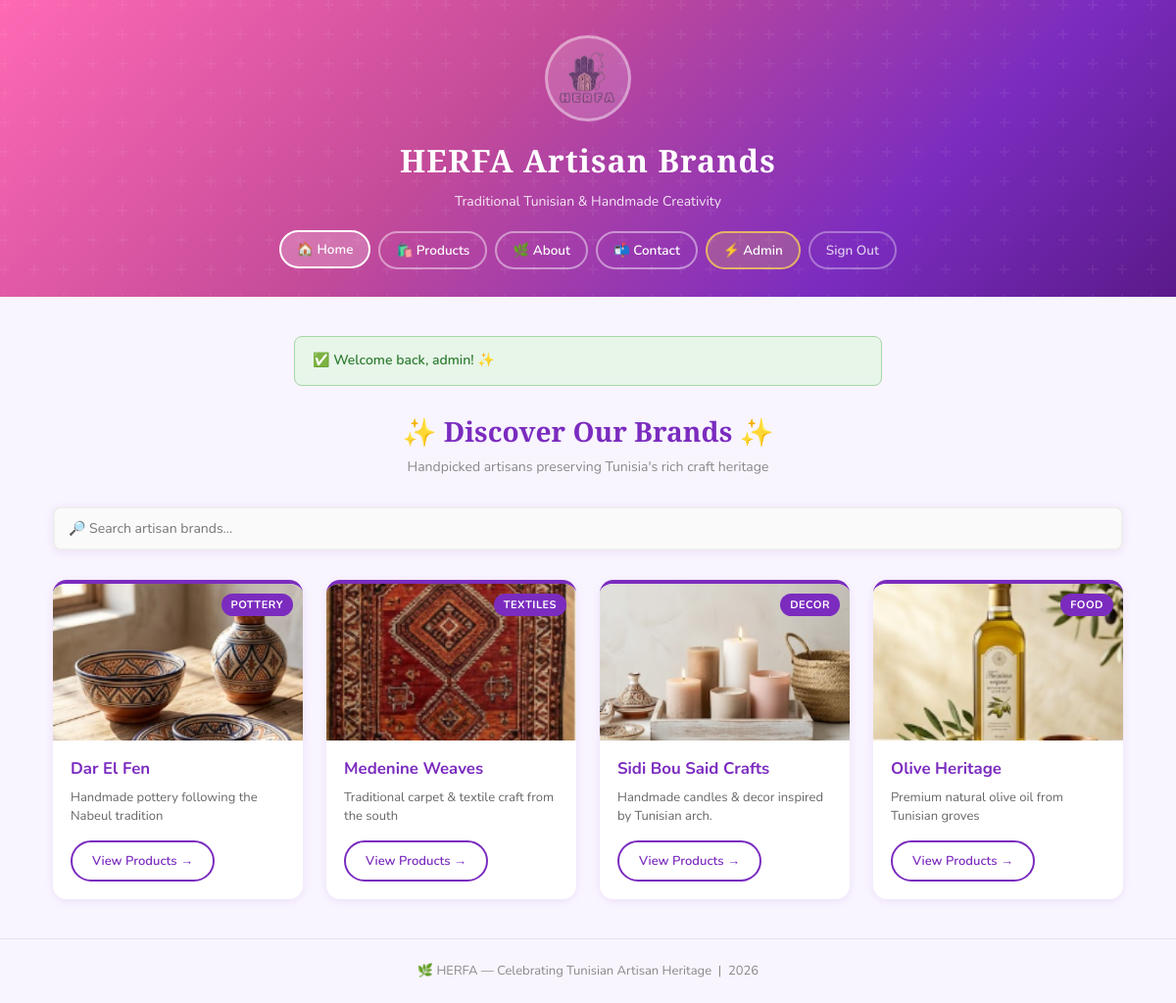
The page / (signed in) on the database its author committed.
### tables this page shows
CREATE TABLE IF NOT EXISTS brands (
    id INT AUTO_INCREMENT PRIMARY KEY,
    name VARCHAR(120) NOT NULL,
    category VARCHAR(80) NOT NULL,
    description TEXT,
    image VARCHAR(255),
    created_at DATETIME DEFAULT CURRENT_TIMESTAMP
);

### includes/auth.php (called while the page is built, shortened)
<?php
function isLoggedIn(): bool {
    return isset($_SESSION['user_id']);
}
function isAdmin(): bool {
    return isset($_SESSION['role']) && $_SESSION['role'] === 'admin';
}
function flashGet(string $key): string {
    $msg = $_SESSION['flash'][$key] ?? '';
    return $msg;
}

### index.php (the view, shortened to what this page needs)
<?php
require_once 'includes/auth.php';
$pdo = getPDO();
$brands = $pdo->query('SELECT * FROM brands ORDER BY created_at DESC')->fetchAll();
$flash = flashGet('success');
include 'includes/header.php';
?>
<header class="hero">
    <img src="images/logo-removebg-preview.png" alt="HERFA Logo" class="logo">
    <h1 class="hero-title">HERFA Artisan Brands</h1>
    <p class="hero-sub">Traditional Tunisian &amp; Handmade Creativity</p>
    <nav class="hero-nav">
        <a href="index.php" class="nav-link active">🏠 Home</a>
        <a href="products.php" class="nav-link">🛍️ Products</a>
        <a href="about.php"   class="nav-link">🌿 About</a>
        <a href="contact.php" class="nav-link">📬 Contact</a>
        <?php
        if (isAdmin()): ?>
            <a href="admin/dashboard.php" class="nav-link nav-admin">⚡ Admin</a>
        <?php endif; ?>
        <?php
        if (isLoggedIn()): ?>
            <a href="logout.php" class="nav-link nav-logout">Sign Out</a>
        <?php else: ?>
            <a href="login.php" class="nav-link">Sign In</a>
        <?php endif; ?>
    </nav>
</header>
<section class="container">
    <?php
    if ($flash): ?>
        <div class="alert alert-success floating-alert">✅ <?= htmlspecialchars($flash) ?></div>
    <?php endif; ?>
    <div class="section-header">
        <h2 class="section-title">✨ Discover Our Brands ✨</h2>
        <p class="section-sub">Handpicked artisans preserving Tunisia's rich craft heritage</p>
    </div>
    <input type="text" id="search" placeholder="🔎 Search artisan brands..." class="search-box" autocomplete="off">
    <div class="brands-grid" id="brandsGrid">
        <?php
        foreach ($brands as $brand): ?>
        <div class="card"
             data-name="<?= strtolower(htmlspecialchars($brand['name'])) ?>"
             data-cat="<?= strtolower(htmlspecialchars($brand['category'])) ?>">
            <?php
            $img = $brand['image'];
            $src = file_exists($img) ? $img : 'images/potterie.png';
            ?>
            <div class="card-img-wrap">
                <img src="<?= htmlspecialchars($src) ?>"
                     alt="<?= htmlspecialchars($brand['name']) ?>"
                     class="brand-img">
                <span class="card-badge"><?= htmlspecialchars($brand['category']) ?></span>
            </div>
            <div class="card-body">
                <h3><?= htmlspecialchars($brand['name']) ?></h3>
                <p><?= htmlspecialchars($brand['description'] ?? '') ?></p>
                <a href="products.php?brand_id=<?= $brand['id'] ?>" class="btn-ghost">View Products →</a>
            </div>
        </div>
        <?php endforeach; ?>
    </div>
</section>
<?php
include 'includes/footer.php';
?>

### style.css (style rules this page uses)
:root { --purple: #7b2cbf; --purple-lt: #9d4edd; --pink: #ff69b4; --pink-lt: #ffb3d9; --teal: #0d9488; --bg: #f9f5ff; --card-bg: #ffffff; --text: #2e2e2e; --muted: #888; --border: #e8e0f4; --shadow-sm: 0 2px 10px rgba(123,44,191,.10); --shadow-md: 0 6px 24px rgba(123,44,191,.15); --shadow-lg: 0 12px 40px rgba(123,44,191,.20); --radius: 14px; --radius-sm: 8px; }
*, *::before, *::after { box-sizing: border-box; margin: 0; padding: 0; }
body { font-family: 'Nunito', 'Segoe UI', sans-serif; background: var(--bg); color: var(--text); min-height: 100vh; line-height: 1.6; }
a { color: var(--purple); text-decoration: none; }
.hero { background: linear-gradient(135deg, #ff69b4 0%, #c44b99 40%, #7b2cbf 75%, #5a1a8a 100%); text-align: center; padding: 36px 20px 28px; color: white; position: relative; overflow: hidden; }
.hero::before { content: ''; position: absolute; inset: 0; }
.logo { width: 88px; height: 88px; object-fit: contain; border-radius: 50%; border: 3px solid rgba(255,255,255,.4); background: rgba(255,255,255,.15); display: block; margin: 0 auto 14px; position: relative; }
.hero-title { font-family: 'Playfair Display', serif; font-size: 2rem; letter-spacing: 1px; position: relative; }
.hero-sub { font-size: 14px; opacity: .88; margin: 6px 0 18px; position: relative; }
.hero-nav { display: flex; align-items: center; justify-content: center; flex-wrap: wrap; gap: 8px; position: relative; }
.nav-link { color: white; padding: 7px 16px; border: 2px solid rgba(255,255,255,.45); border-radius: 25px; font-size: 13.5px; font-weight: 600; transition: background .2s, border-color .2s, transform .15s; text-decoration: none; }
.nav-link:hover, .nav-link.active { background: rgba(255,255,255,.22); border-color: white; transform: translateY(-1px); text-decoration: none; }
.nav-admin { background: rgba(255,220,80,.2); border-color: rgba(255,220,80,.7); }
.nav-logout { opacity: .75; }
.container { max-width: 1140px; margin: 0 auto; padding: 40px 24px; }
.section-header { text-align: center; margin-bottom: 28px; }
.section-title { font-family: 'Playfair Display', serif; font-size: 1.75rem; color: var(--purple); }
.section-sub { color: var(--muted); font-size: 14px; margin-top: 4px; }
.search-box { display: block; width: min(480px, 90%); margin: 0 auto 30px; padding: 13px 20px; border-radius: 30px; border: 2px solid var(--border); background: white; font-size: 14px; font-family: inherit; outline: none; transition: border-color .25s, box-shadow .25s; box-shadow: var(--shadow-sm); }
.brands-grid { display: grid; grid-template-columns: repeat(auto-fill, minmax(240px, 1fr)); gap: 24px; }
.card { background: var(--card-bg); border-radius: var(--radius); overflow: hidden; box-shadow: var(--shadow-sm); transition: transform .3s ease, box-shadow .3s ease; border-top: 4px solid var(--purple); }
.card-img-wrap { position: relative; overflow: hidden; }
.brand-img { width: 100%; height: 160px; object-fit: cover; transition: transform .4s ease; display: block; }
.card-badge { position: absolute; top: 10px; right: 10px; background: var(--purple); color: white; font-size: 11px; font-weight: 700; padding: 3px 10px; border-radius: 20px; letter-spacing: .5px; text-transform: uppercase; }
.card-body { padding: 16px 18px 18px; }
.card-body h3 { color: var(--purple); font-size: 1.05rem; margin-bottom: 6px; }
.card-body p { font-size: 13px; color: #666; line-height: 1.5; margin-bottom: 14px; }
.btn-ghost { display: inline-block; padding: 9px 20px; border: 2px solid var(--purple); color: var(--purple); border-radius: 25px; font-size: 13px; font-weight: 600; transition: .2s; text-decoration: none; }
.alert { padding: 13px 18px; border-radius: var(--radius-sm); margin-bottom: 18px; font-size: 14px; font-weight: 600; }
.alert-success { background:#e8f5e9; color:#2e7d32; border:1px solid #a5d6a7; }
.floating-alert { max-width:600px; margin:0 auto 24px; }
input[type="text"], input[type="password"], input[type="email"], input[type="number"], textarea, select { width:100%; padding: 11px 14px; border: 2px solid #eee; border-radius: var(--radius-sm); font-size: 14px; font-family: inherit; transition: border-color .25s, box-shadow .25s; background: #fafafa; color: var(--text); }

### rows shown on the page
brands: image (picture), category "POTTERY", name "Dar El Fen", description "Handmade pottery following the Nabeul tradition"
brands: image (picture), category "TEXTILES", name "Medenine Weaves", description "Traditional carpet & textile craft from the south"
brands: image (picture), category "DECOR", name "Sidi Bou Said Crafts", description "Handmade candles & decor inspired by Tunisian arch."
brands: image (picture), category "FOOD", name "Olive Heritage", description "Premium natural olive oil from Tunisian groves"

### other values the page prints
$flash "Welcome back, admin! ✨"
